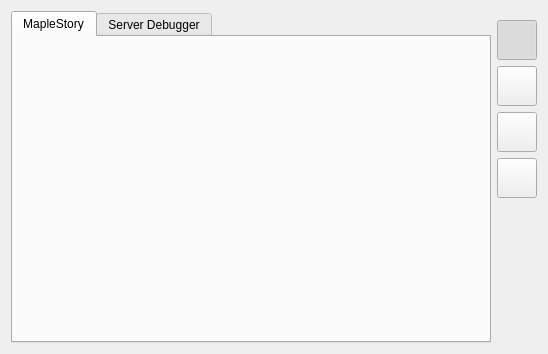
<?xml version="1.0" encoding="UTF-8"?>
<ui version="4.0">
 <class>ManagerWidget</class>
 <widget class="QWidget" name="ManagerWidget">
  <property name="geometry">
   <rect>
    <x>0</x>
    <y>0</y>
    <width>548</width>
    <height>354</height>
   </rect>
  </property>
  <property name="windowTitle">
   <string>Form</string>
  </property>
  <layout class="QHBoxLayout" name="horizontalLayout">
   <item>
    <widget class="QTabWidget" name="tabWidget">
     <property name="currentIndex">
      <number>0</number>
     </property>
     <widget class="QWidget" name="mapleTab">
      <attribute name="title">
       <string>MapleStory</string>
      </attribute>
     </widget>
     <widget class="QWidget" name="debugTab">
      <attribute name="title">
       <string>Server Debugger</string>
      </attribute>
      <layout class="QGridLayout" name="gridLayout_2"/>
     </widget>
    </widget>
   </item>
   <item>
    <widget class="QWidget" name="widget" native="true">
     <layout class="QVBoxLayout" name="verticalLayout">
      <property name="leftMargin">
       <number>0</number>
      </property>
      <property name="rightMargin">
       <number>0</number>
      </property>
      <item>
       <widget class="QPushButton" name="rebootBtn">
        <property name="minimumSize">
         <size>
          <width>40</width>
          <height>40</height>
         </size>
        </property>
        <property name="maximumSize">
         <size>
          <width>16777215</width>
          <height>40</height>
         </size>
        </property>
        <property name="toolTip">
         <string>Relaunch MapleStory on crash.</string>
        </property>
        <property name="text">
         <string/>
        </property>
        <property name="icon">
         <iconset resource="resource.qrc">
          <normaloff>:/icons/arrow-repeat.png</normaloff>:/icons/arrow-repeat.png</iconset>
        </property>
        <property name="checkable">
         <bool>true</bool>
        </property>
        <property name="checked">
         <bool>true</bool>
        </property>
       </widget>
      </item>
      <item>
       <widget class="QPushButton" name="remoteDbg">
        <property name="sizePolicy">
         <sizepolicy hsizetype="Fixed" vsizetype="Fixed">
          <horstretch>0</horstretch>
          <verstretch>0</verstretch>
         </sizepolicy>
        </property>
        <property name="minimumSize">
         <size>
          <width>40</width>
          <height>40</height>
         </size>
        </property>
        <property name="maximumSize">
         <size>
          <width>40</width>
          <height>40</height>
         </size>
        </property>
        <property name="toolTip">
         <string>Show client debugger</string>
        </property>
        <property name="text">
         <string/>
        </property>
        <property name="icon">
         <iconset resource="resource.qrc">
          <normaloff>:/icons/bug.png</normaloff>:/icons/bug.png</iconset>
        </property>
        <property name="checkable">
         <bool>true</bool>
        </property>
       </widget>
      </item>
      <item>
       <widget class="QPushButton" name="btnSave">
        <property name="minimumSize">
         <size>
          <width>40</width>
          <height>40</height>
         </size>
        </property>
        <property name="maximumSize">
         <size>
          <width>40</width>
          <height>16777215</height>
         </size>
        </property>
        <property name="toolTip">
         <string>Save settings</string>
        </property>
        <property name="text">
         <string/>
        </property>
        <property name="icon">
         <iconset resource="resource.qrc">
          <normaloff>:/icons/disk.png</normaloff>:/icons/disk.png</iconset>
        </property>
       </widget>
      </item>
      <item>
       <widget class="QPushButton" name="btnLoad">
        <property name="minimumSize">
         <size>
          <width>40</width>
          <height>40</height>
         </size>
        </property>
        <property name="maximumSize">
         <size>
          <width>40</width>
          <height>16777215</height>
         </size>
        </property>
        <property name="toolTip">
         <string>Load settings</string>
        </property>
        <property name="text">
         <string/>
        </property>
        <property name="icon">
         <iconset resource="resource.qrc">
          <normaloff>:/icons/folder-open.png</normaloff>:/icons/folder-open.png</iconset>
        </property>
       </widget>
      </item>
      <item>
       <spacer name="verticalSpacer">
        <property name="orientation">
         <enum>Qt::Vertical</enum>
        </property>
        <property name="sizeHint" stdset="0">
         <size>
          <width>20</width>
          <height>40</height>
         </size>
        </property>
       </spacer>
      </item>
     </layout>
    </widget>
   </item>
  </layout>
 </widget>
 <resources>
  <include location="resource.qrc"/>
 </resources>
 <connections/>
</ui>
